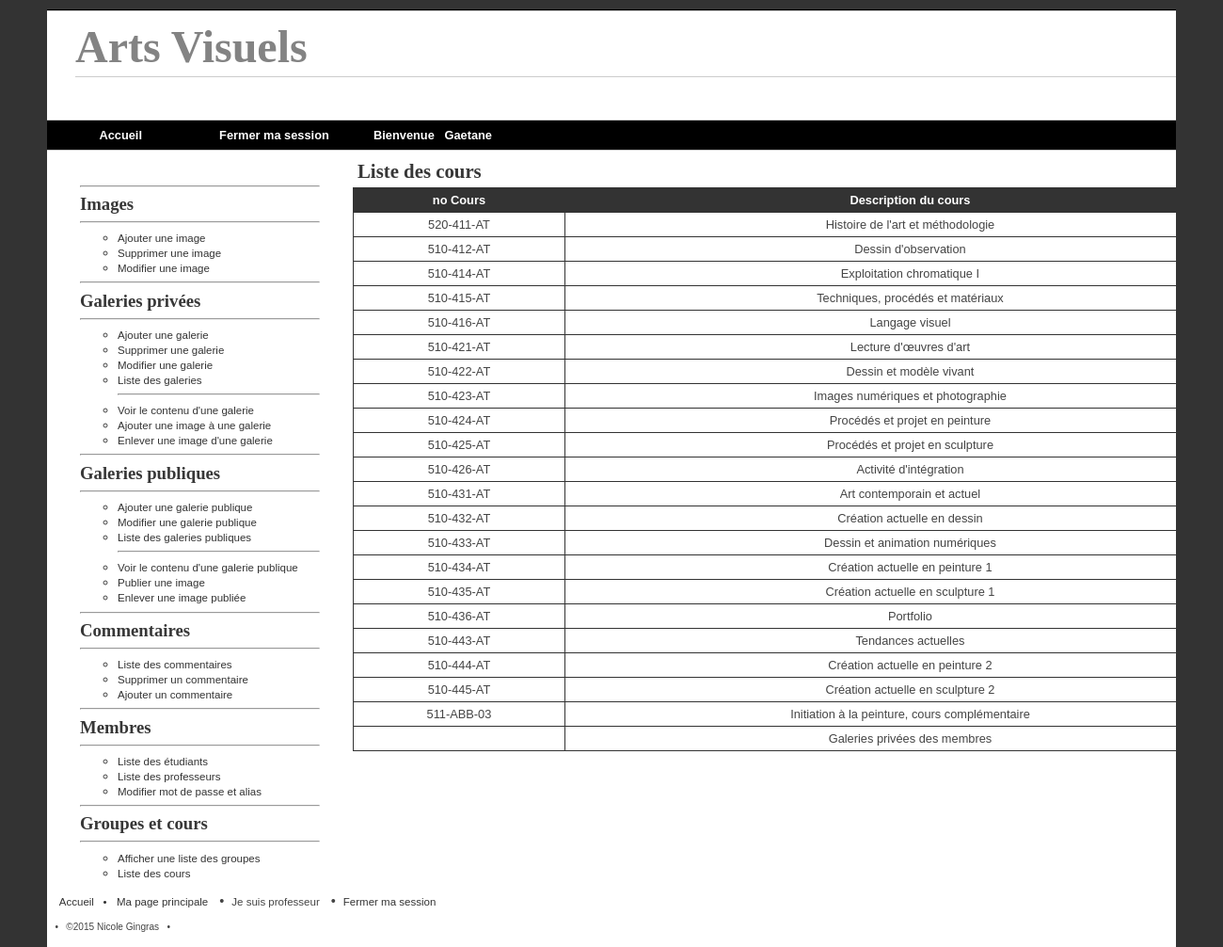
Screenshot of /pageCoursListe.php (signed in) with the database file from the repository.
### tables this page shows
CREATE TABLE IF NOT EXISTS `cours` (
  `idcours` int(11) NOT NULL,
  `descriptioncours` varchar(100) DEFAULT NULL,
  `nocours` varchar(10) DEFAULT NULL,
  `dossier` varchar(45) DEFAULT 'autres' COMMENT 'correspond au dossier situé dans le dossier de la session',
  PRIMARY KEY (`idcours`)
);

### metier/rechercherCours.class.php (called while the page is built, shortened)
<?php
include_once "select.class.php";
class RechercherCours extends Select{
	private $select;
	function __construct() {
		$this->select = new Select();
	}
	function rechercherSansCriteres(){
		$liste =$this->select->rechercherTous(
		"select *
		from cours;"
		);
		return $liste;
	}
}

### metier/select.class.php (called while the page is built, shortened)
<?php
class Select extends Connexion{
	private $connexion;
	function __construct() {
		$this->connexion = new Connexion();
	}
	public function rechercherTous($requete) {
		try {
			$requete = $this->connexion->prepare($requete);
			$requete->execute();
			$nbLigne = $requete->fetchAll();
			return $nbLigne;
			$this->connexion = null;
		}
		catch (PDOException $e) {
			echo "<p>Erreur: " . $e->getMessage() . "</p>";
		}
	}
}
?>

### metier/getListeCours.php (the view, shortened to what this page needs)
<?php
$type = $_POST["type"];
include_once 'rechercherCours.class.php';
$cherche = new RechercherCours();
$liste=$cherche->rechercherSansCriteres();
switch ($type) {
	case "tous":
	echo "<tr>";
	echo "<th>&nbsp;&nbsp;no Cours&nbsp;&nbsp;</th>";
	echo "<th>Description du cours</th>";
	echo "</tr>";
	foreach($liste as $ligne) {
		echo "<tr>";
		echo "<td>" . $ligne['nocours'] . "</td>";
		echo "<td>" . $ligne['descriptioncours'] . "</td>";
		echo "</tr>";
	}
	break;
}

### css/style.css (style rules this page uses)
body { background-color: #888888; width: 960px; border-top: 1px solid black; }
html { margin: 0; padding: 0; background: #333; font-family: Helvetica, sans-serif; font-size:12.0pt; }
body { margin: auto; margin-top: 10px; padding-bottom: 5px; width: 1200px; border-top: 1px solid black; border-bottom: none; background: white; }
td,th { color: #444444; border: 1px solid #333; text-align: center; overflow: hidden; padding: 5px; }
th { background: #333; color: white; }
.clearfix:after { content: ""; clear: both; display: block; }

### rows the page displays
cours: nocours "520-411-AT", descriptioncours "Histoire de l'art et méthodologie"
cours: nocours "510-412-AT", descriptioncours "Dessin d'observation"
cours: nocours "510-414-AT", descriptioncours "Exploitation chromatique I"
cours: nocours "510-415-AT", descriptioncours "Techniques, procédés et matériaux"
cours: nocours "510-416-AT", descriptioncours "Langage visuel"
cours: nocours "510-421-AT", descriptioncours "Lecture d'œuvres d'art"
cours: nocours "510-422-AT", descriptioncours "Dessin et modèle vivant"
cours: nocours "510-423-AT", descriptioncours "Images numériques et photographie"
cours: nocours "510-424-AT", descriptioncours "Procédés et projet en peinture"
cours: nocours "510-425-AT", descriptioncours "Procédés et projet en sculpture"
cours: nocours "510-426-AT", descriptioncours "Activité d'intégration"
cours: nocours "510-431-AT", descriptioncours "Art contemporain et actuel"
cours: nocours "510-432-AT", descriptioncours "Création actuelle en dessin"
cours: nocours "510-433-AT", descriptioncours "Dessin et animation numériques"
cours: nocours "510-434-AT", descriptioncours "Création actuelle en peinture 1"
cours: nocours "510-435-AT", descriptioncours "Création actuelle en sculpture 1"
cours: nocours "510-436-AT", descriptioncours "Portfolio"
cours: nocours "510-443-AT", descriptioncours "Tendances actuelles"
cours: nocours "510-444-AT", descriptioncours "Création actuelle en peinture 2"
cours: nocours "510-445-AT", descriptioncours "Création actuelle en sculpture 2"
cours: nocours "511-ABB-03", descriptioncours "Initiation à la peinture, cours complémentaire"
cours: descriptioncours "Galeries privées des membres"

### other values shown
$_SESSION['prenom'] "Gaetane"
